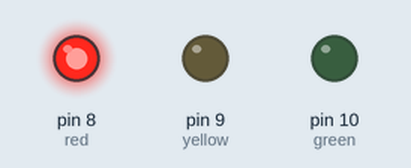
A sketch run on a simulated Arduino Uno, built with avr-gcc and run on an emulated ATmega328P. Parts: output pins drawn as LEDs (lit = HIGH).

Above: at 2.5 s.
At 7.5 s:
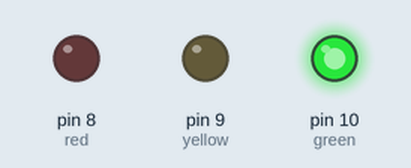
At 11.0 s:
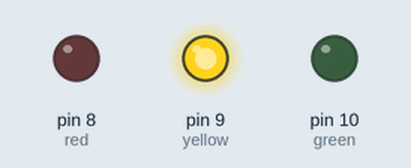
Timing chart, 0 to 15.6 s (numbered marks = the images above):
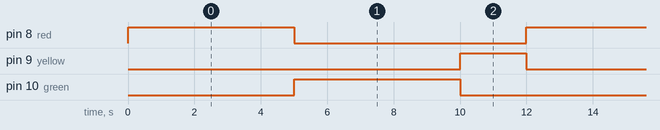

The sketch:

Blind_Stick.ino
```cpp
int red = 8;
int yellow = 9;
int green = 10;

void setup() {
  pinMode(red, OUTPUT);
  pinMode(yellow, OUTPUT);
  pinMode(green, OUTPUT);
}

void loop() {
  // Red Light ON
  digitalWrite(red, HIGH);
  digitalWrite(yellow, LOW);
  digitalWrite(green, LOW);
  delay(5000); // 5 seconds

  // Green Light ON
  digitalWrite(red, LOW);
  digitalWrite(yellow, LOW);
  digitalWrite(green, HIGH);
  delay(5000); // 5 seconds

  // Yellow Light ON
  digitalWrite(red, LOW);
  digitalWrite(yellow, HIGH);
  digitalWrite(green, LOW);
  delay(2000); // 2 seconds
}
```

Measured:
- by itself, pin 8 (red), pin 10 (green): alternates HIGH for 5.0 s and LOW for 7.0 s
- by itself, pin 9 (yellow): alternates HIGH for 2.0 s and LOW for 10.0 s
- by itself, everything shown: repeats every 12.0 s, in 3 steps
